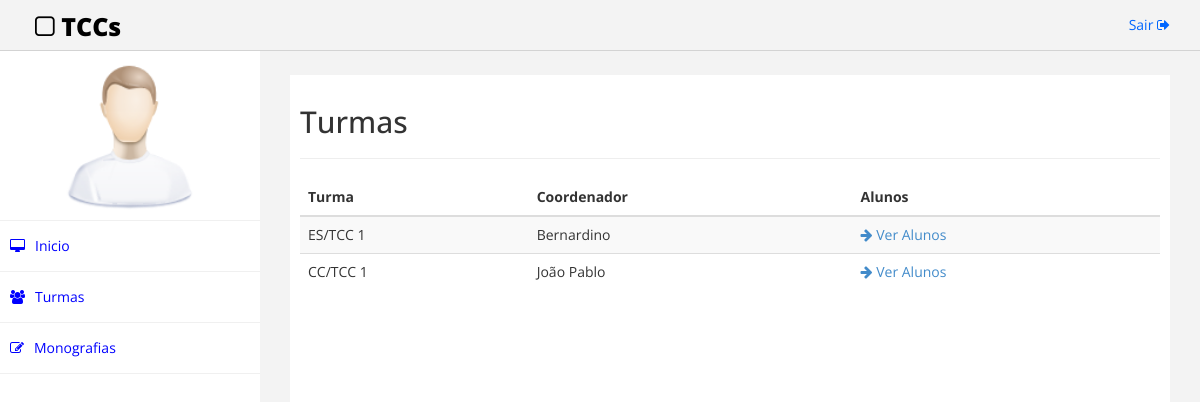
Screenshot of /turmas.php with the database file from the repository.
### tables this page shows
CREATE TABLE IF NOT EXISTS `turma` (
  `nomeTurma` varchar(15) NOT NULL,
  `Professor_siape` varchar(20) NOT NULL,
  PRIMARY KEY (`nomeTurma`),
  KEY `fk_Turma_Professor1_idx` (`Professor_siape`)
);

CREATE TABLE IF NOT EXISTS `professor` (
  `siape` varchar(20) NOT NULL,
  `nome` varchar(50) NOT NULL,
  `senha` varchar(45) NOT NULL,
  `email` varchar(50) NOT NULL,
  PRIMARY KEY (`siape`)
);

### turmas.php (the view, shortened to what this page needs)
<!DOCTYPE html>
<html>
<head>
    <link href="assets/css/bootstrap.css" rel="stylesheet" />
    <link href="assets/css/font-awesome.css" rel="stylesheet" />
    <link href="assets/css/custom.css" rel="stylesheet" />
</head>
<body>
    <div id="wrapper">
         <div class="navbar navbar-inverse navbar-fixed-top">
            <div class="adjust-nav">
                <div class="navbar-header">
                    <a class="navbar-brand" href="#"><i class="fa fa-square-o "></i>&nbsp;TCCs</a>
                </div>
                <div class="navbar-collapse collapse">
                    <ul class="nav navbar-nav navbar-right">
                        <li><a href="#">Sair <i class="fa fa-sign-out "></i></a></li>
                    </ul>
                </div>
            </div>
        </div>
        <nav class="navbar-default navbar-side" role="navigation">
            <div class="sidebar-collapse">
                <ul class="nav" id="main-menu">
                    <li class="text-center user-image-back">
                        <img src="assets/img/find_user.png" class="img-responsive user-image" />
                    </li>
                    <li>
                        <a href="indexProfessor.html"><i class="fa fa-desktop "></i>Inicio</a>
                    </li>
                    <li>
                        <a href="#"><i class="fa fa-users "></i>Turmas</a>
                    </li>
                    <li>
                        <a href="monografias.php"><i class="fa fa-edit"></i>Monografias</a>
                    </li>
            </div>
        </nav>
        <div id="page-wrapper" >
            <div id="page-inner">
                <div class="row">
                    <div class="col-md-12">
                     <h2>Turmas</h2>
                     <hr />
                    </div>
                </div>
                <div class="row">
                    <div class="col-md-12">
                        <table class="table table-striped table-hover table-responsive">
                            <thead>
                                <tr>
                                    <th>
                                        Turma
                                    </th>
                                    <th>
                                        Coordenador
                                    </th>
                                    <th>
                                        Alunos
                                    </th>
                                </tr>
                            </thead>
                            <tbody>
                                <?php
                                    $conn = new Connection();
                                    $connection = $conn->getConnection();
                                    $sql = "SELECT `turma`.`nomeTurma`, `professor`.`nome` FROM `professor` LEFT JOIN `turma` ON `turma`.`Professor_siape` = `professor`.`siape` WHERE (`turma`.`nomeTurma` IS NOT NULL);";
                                    $resultado = mysqli_query($connection, $sql) or die ("Erro ao conectar na tabela " . mysqli_error($connection));
                                    while($row = $resultado->fetch_assoc()) {
                                            echo "<tr>
                                                    <td>
                                                        ".$row["nomeTurma"]."
                                                    </td>
                                                    <td>
                                                        ".$row["nome"]."
                                                    </td>
                                                    <td>
                                                        <a href='alunos.php?nomeTurma=".$row["nomeTurma"]."'><i class='fa fa-arrow-right' aria-hidden='true'></i><span> Ver Alunos</span></a>
                                                    </td>
                                                </tr>";
                                    }
                                ?>
                            </tbody>
                        </table>
                    </div>
                </div>
            </div>
            </div>
        </div>
</body>
</html>

### assets/css/custom.css (style rules this page uses)
body { font-family: 'Open Sans', sans-serif; }
#wrapper { width: 100%; margin-top:50px; }
#page-wrapper { padding: 15px 15px; min-height: 600px; background:#F3F3F3; }
#page-inner { width:100%; margin:10px 20px 10px 0px; background-color:#fff!important; padding:10px; min-height:1200px; }
.text-center { text-align:center; }
.user-image-back { background-color: white; padding: 10px; }
.user-image { width: 150px; height: 150px; display: block; margin: 0 auto; }
.navbar-inverse .navbar-nav > li > a { color: #06F; }
.sidebar-collapse , .sidebar-collapse .nav { background:none; }
.sidebar-collapse .nav { padding:0; }
.sidebar-collapse .nav > li > a { background: #FFFFFF; text-shadow: none; color:#0000FF; }
.sidebar-collapse > .nav > li > a { padding:15px 10px; }
.sidebar-collapse > .nav > li { border-bottom: 1px solid rgba(240, 240, 240, 1) !important; }
.navbar-side { border:none; background-color: #202020; }
.navbar-inverse { background-color: #f3f3f3; border-color: #D3D3D3; }
.navbar-default { border:0px solid #DDDDDD; }
.nav > li > a > i { margin-right:10px; }
.navbar-inverse .navbar-brand { color: #000000; font-size: 25px; font-weight: 900; }
.adjust-nav { padding-left:20px;padding-right:20px; }
@media (min-width:768px) { #page-wrapper { margin: 0 0 0 260px; padding: 15px 30px; min-height: 1200px; } }
@media (min-width:768px) { .navbar-side { z-index: 1; position: absolute; width: 260px; } }
@media (min-width:768px) { .navbar { border-radius: 0px; } }

### rows the page displays
turma: nomeTurma "ES/TCC 1", Professor_siape.nome "Bernardino"
turma: nomeTurma "CC/TCC 1", Professor_siape.nome "João Pablo"
